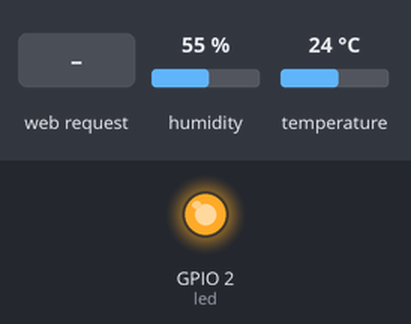
Bench run of a program on a simulated ESP32 board running MicroPython. Parts: output pins drawn as LEDs (lit = HIGH). The test bench sets the inputs (shaded band); at power-on: humidity 55 %, temperature 24 °C. WiFi joins after 1.5 s; what the program prints to the serial console is not drawn.

Above: at 1.51 s.
At 3.7 s:
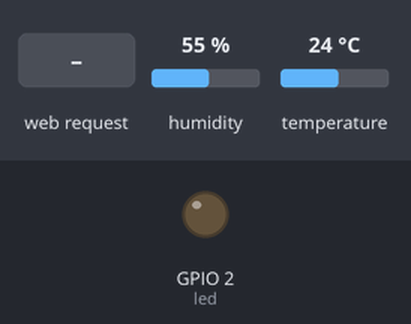
3.8 s: HTTP request GET / received
Timing chart, 0 to 6.8 s (numbered marks = the images above; inputs shaded):
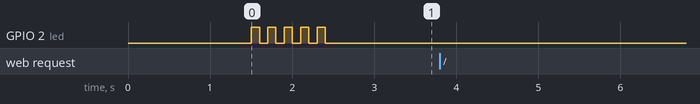

Measured:
- after the input at 3.8 s, every drawn part: stays the same

The program:

main.py
```python
def read_sensor():
    try:
        temperature = humidity = 0.0
        sensor.measure()
        temperature = sensor.temperature()
        humidity = sensor.humidity()
        print("Temperature: %3.1f°C" %temperature)
        print("Humidity: %3.1f%%" %humidity)
        return temperature, humidity
    except:
        print("ESP32 couldn't read the sensor.")
        return 0, 0


def web_page(temperature, humidity):
    html = """
            <!DOCTYPE html>
            <html>
                <head>
                    <meta charset="UTF-8">
                    <meta name="viewport" content="width=device-width", initial-scale=1">
                    <link rel="stylesheet" href="https://cdnjs.cloudflare.com/ajax/libs/font-awesome/6.1.1/css/all.min.css" crossorigin="anonymous">
                    <style>
                        html {
                            font-family: Arial;
                            display: inline-block;
                            margin: 0 auto;
                            text-align: center;
                        }

                        h2 {
                            font-size: 3rem;
                        }

                        p {
                            font-size: 3rem;
                        }

                        .units {
                            font-size: 1.2rem;
                        }

                        .dht11-label {
                            font-size: 1.5rem;
                            vertical-align: middle;
                            padding-bottom: 15px;
                        }

                        #thermometer {
                            color: #059e8a;
                        }

                        #tint{
                            color: #00add6;
                        }
                    </style>
                    <title>DHT11 server</title>
                </head>
                <body>
                    <main>
                        <h1>ESP32 DHT11 webserver</h1>
                        <p>
                            <i class="fas fa-thermometer-half" id="thermometer"></i>
                            <span class="dht11-label">Temperature</span>
                            <span>"""+str(temperature)+"""</span>
                            <sup class="units">&deg;C</sup>
                        </p>
                        <p>
                            <i class="fas fa-tint" id="tint"></i>
                            <span class="dht11-label">Humidity</span>
                            <span>"""+str(humidity)+"""</span>
                            <sup class="units">%</sup>
                        </p>
                    </main>
                </body>
            </html>
           """
    return html


s = socket.socket(socket.AF_INET, socket.SOCK_STREAM)
s.bind(('', 80))
s.listen(5)

while True:
    conn, addr = s.accept()
    print("It got a connection from %s" %str(addr))
    request = conn.recv(1024)
    print("Content = %s" % str(request))
    t, h = read_sensor()
    response = web_page(t, h)
    conn.send("HTTP/1.1 200 OK\n")
    conn.send("Content-type: text/html\n")
    conn.send("Connection: close\n\n")
    conn.sendall(response)
    conn.close()
```

boot.py
```python
from time import sleep
from dht import DHT11
from network import WLAN, STA_IF
from esp import osdebug
from gc import collect
from machine import Pin
import socket

led = Pin(2, Pin.OUT)
sensor = DHT11(Pin(14))
# Wifi credentials
wifi_name = "YOUR_WIFI_NAME"
wifi_password = "YOUR_WIFI_PASSWORD"
# Turning wifi on and connecting to the network
station = WLAN(STA_IF)
station.active(True)
station.connect(wifi_name, wifi_password)

while station.isconnected() == False:
    # This loop keeps going until ESP32 connects to wifi
    pass

print("ESP32 has been connected to wifi")
print(station.ifconfig())
# The onboard led blinks 5 times to indicate ESP32 is connected to wifi
for i in range(0, 5):
    led.value(True)
    sleep(0.100)
    led.value(False)
    sleep(0.100)
```
